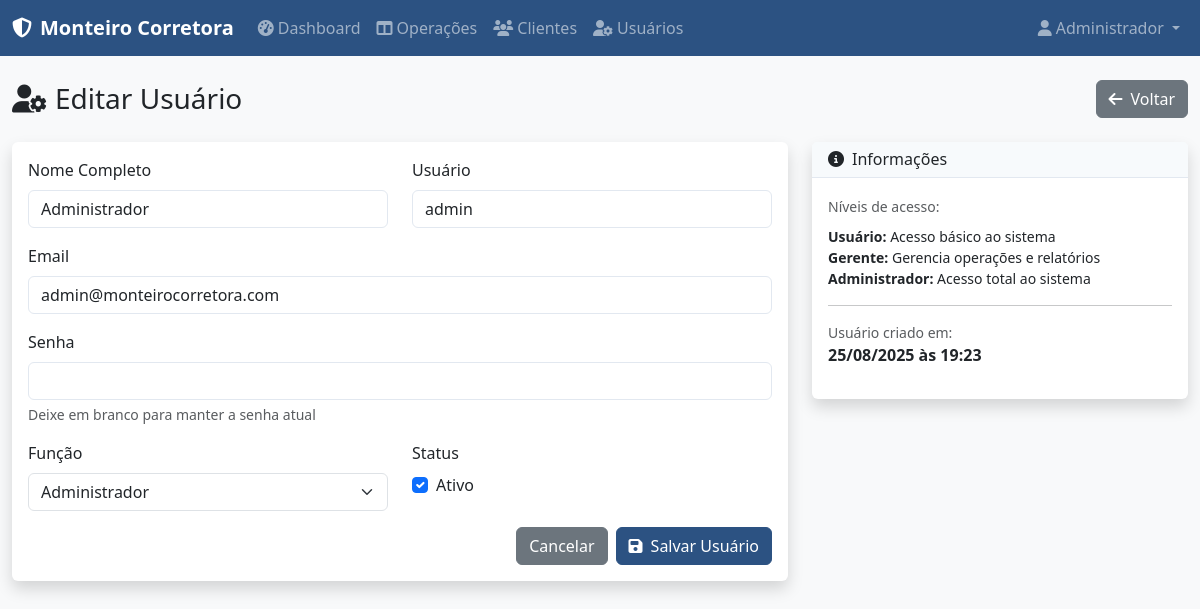
Screenshot of /users/1/edit (signed in) with the database file from the repository.
### models.py (models this page shows, shortened)
class User(UserMixin, db.Model):
    __tablename__ = 'users'
    id = db.Column(db.Integer, primary_key=True)
    username = db.Column(db.String(80), unique=True, nullable=False)
    email = db.Column(db.String(120), unique=True, nullable=False)
    name = db.Column(db.String(100), nullable=False)
    password_hash = db.Column(db.String(256), nullable=False)
    role = db.Column(db.String(20), default='user')  # admin, user
    active = db.Column(db.Boolean, default=True)
    created_at = db.Column(db.DateTime, default=datetime.utcnow)
    def is_admin(self):
        return self.role == 'admin'

### routes.py (the view, shortened to what this page needs)
@app.route('/users/<int:user_id>/edit', methods=['GET', 'POST'])
@login_required
def edit_user(user_id):
    if not current_user.is_admin():
        flash('Acesso negado. Apenas administradores podem editar usuários.', 'danger')
        return redirect(url_for('dashboard'))
    user = User.query.get_or_404(user_id)
    form = UserForm(obj=user)
    return render_template('user_form.html', form=form, title='Editar Usuário', user=user)

### forms.py
class UserForm(FlaskForm):
    username = StringField('Usuário', validators=[DataRequired(), Length(min=3, max=80)])
    email = StringField('Email', validators=[DataRequired(), Email(), Length(max=120)])
    name = StringField('Nome Completo', validators=[DataRequired(), Length(max=100)])
    password = PasswordField('Senha', validators=[Optional(), Length(min=6)])
    role = SelectField('Função', choices=[
        ('user', 'Usuário'),
        ('admin', 'Administrador')
    ], default='user')
    active = BooleanField('Ativo', default=True)

### app.py (called while the page is built)
@login_manager.user_loader
def load_user(user_id):
    from models import User
    return User.query.get(int(user_id))

### templates/user_form.html (shortened to what this page needs)
{% extends "base.html" %}
{% block content %}
<div class="row">
    <div class="col-12">
        <div class="d-flex justify-content-between align-items-center mb-4">
            <h1 class="h3 mb-0">
                <i class="fas fa-user-cog me-2"></i>{{ title }}
            </h1>
            <a href="{{ url_for('users') }}" class="btn btn-secondary">
                <i class="fas fa-arrow-left me-2"></i>Voltar
            </a>
        </div>
    </div>
</div>
<div class="row">
    <div class="col-lg-8">
        <div class="card shadow">
            <div class="card-body">
                <form method="POST">
                    <div class="row">
                        <div class="col-md-6">
                            <div class="mb-3">
                                {{ form.name.label(class="form-label") }}
                                {{ form.name(class="form-control") }}
                            </div>
                        </div>
                        <div class="col-md-6">
                            <div class="mb-3">
                                {{ form.username.label(class="form-label") }}
                                {{ form.username(class="form-control") }}
                            </div>
                        </div>
                    </div>
                    <div class="mb-3">
                        {{ form.email.label(class="form-label") }}
                        {{ form.email(class="form-control") }}
                    </div>
                    <div class="mb-3">
                        {{ form.password.label(class="form-label") }}
                        {{ form.password(class="form-control") }}
                        {% if user %}
                            <div class="form-text">Deixe em branco para manter a senha atual</div>
                        {% endif %}
                    </div>
                    <div class="row">
                        <div class="col-md-6">
                            <div class="mb-3">
                                {{ form.role.label(class="form-label") }}
                                {{ form.role(class="form-select") }}
                            </div>
                        </div>
                        <div class="col-md-6">
                            <div class="mb-3">
                                <label class="form-label">Status</label>
                                <div class="form-check">
                                    {{ form.active(class="form-check-input") }}
                                    {{ form.active.label(class="form-check-label") }}
                                </div>
                            </div>
                        </div>
                    </div>
                    <div class="d-flex justify-content-end gap-2">
                        <a href="{{ url_for('users') }}" class="btn btn-secondary">Cancelar</a>
                        <button type="submit" class="btn btn-primary">
                            <i class="fas fa-save me-2"></i>Salvar Usuário
                        </button>
                    </div>
                </form>
            </div>
        </div>
    </div>
    <div class="col-lg-4">
        <div class="card shadow">
            <div class="card-header">
                <h6 class="mb-0">
                    <i class="fas fa-info-circle me-2"></i>Informações
                </h6>
            </div>
            <div class="card-body">
                <div class="mb-3">
                    <small class="text-muted">Níveis de acesso:</small>
                    <ul class="list-unstyled mt-2 small">
                        <li><strong>Usuário:</strong> Acesso básico ao sistema</li>
                        <li><strong>Gerente:</strong> Gerencia operações e relatórios</li>
                        <li><strong>Administrador:</strong> Acesso total ao sistema</li>
                    </ul>
                </div>
                {% if user %}
                <hr>
                <div class="mb-3">
                    <small class="text-muted d-block">Usuário criado em:</small>
                    <strong>{{ user.created_at.strftime('%d/%m/%Y às %H:%M') }}</strong>
                </div>
                {% endif %}
            </div>
        </div>
    </div>
</div>
{% endblock %}

### templates/base.html (shortened to what this page needs)
<!DOCTYPE html>
<html lang="pt-BR">
<head>
    <link href="https://cdn.jsdelivr.net/npm/bootstrap@5.3.0/dist/css/bootstrap.min.css" rel="stylesheet">
    <link href="https://cdnjs.cloudflare.com/ajax/libs/font-awesome/6.4.0/css/all.min.css" rel="stylesheet">
    <link href="{{ url_for('static', filename='css/style.css') }}" rel="stylesheet">
</head>
<body>
    {% if current_user.is_authenticated %}
    <nav class="navbar navbar-expand-lg navbar-dark bg-primary">
        <div class="container-fluid">
            <a class="navbar-brand" href="{{ url_for('dashboard') }}">
                <i class="fas fa-shield-alt me-2"></i>Monteiro Corretora
            </a>
            <div class="collapse navbar-collapse" id="navbarNav">
                <ul class="navbar-nav me-auto">
                    <li class="nav-item">
                        <a class="nav-link" href="{{ url_for('dashboard') }}">
                            <i class="fas fa-tachometer-alt me-1"></i>Dashboard
                        </a>
                    </li>
                    <li class="nav-item">
                        <a class="nav-link" href="{{ url_for('kanban') }}">
                            <i class="fas fa-columns me-1"></i>Operações
                        </a>
                    </li>
                    <li class="nav-item">
                        <a class="nav-link" href="{{ url_for('clients') }}">
                            <i class="fas fa-users me-1"></i>Clientes
                        </a>
                    </li>
                    {% if current_user.is_admin() %}
                    <li class="nav-item">
                        <a class="nav-link" href="{{ url_for('users') }}">
                            <i class="fas fa-user-cog me-1"></i>Usuários
                        </a>
                    </li>
                    {% endif %}
                </ul>
                <ul class="navbar-nav">
                    <li class="nav-item dropdown">
                        <a class="nav-link dropdown-toggle" href="#" id="navbarDropdown" role="button" data-bs-toggle="dropdown">
                            <i class="fas fa-user me-1"></i>{{ current_user.name }}
                        </a>
                    </li>
                </ul>
            </div>
        </div>
    </nav>
    {% endif %}
    <main class="{% if current_user.is_authenticated %}container-fluid mt-4{% else %}d-flex align-items-center min-vh-100{% endif %}">
        {% block content %}{% endblock %}
    </main>
</body>
</html>

### static/css/style.css (style rules this page uses)
:root { --primary-color: #2c5282; --secondary-color: #68d391; --accent-color: #f56565; --dark-color: #2d3748; --light-color: #f7fafc; --border-color: #e2e8f0; }
body { font-family: 'Segoe UI', Tahoma, Geneva, Verdana, sans-serif; background-color: #f8f9fa; }
.navbar-brand { font-weight: 600; font-size: 1.25rem; }
.nav-link { transition: color 0.2s ease; }
.card { border: none; box-shadow: 0 0.125rem 0.25rem rgba(0, 0, 0, 0.075); transition: box-shadow 0.15s ease-in-out; }
.card-header { background-color: var(--light-color); border-bottom: 1px solid var(--border-color); font-weight: 600; }
.btn { font-weight: 500; border-radius: 0.375rem; transition: all 0.2s ease; }
.btn-primary { background-color: var(--primary-color); border-color: var(--primary-color); }
.form-control { border-radius: 0.375rem; border: 1px solid var(--border-color); transition: border-color 0.15s ease-in-out, box-shadow 0.15s ease-in-out; }
.form-select { border-radius: 0.375rem; }
.bg-primary { background-color: var(--primary-color) !important; }

### rows the page displays
User: name "Administrador", username "admin", email "admin@monteirocorretora.com", role "Administrador", active "☑", created_at "25/08/2025 às 19:23"

### other values shown
{{ title }} "Editar Usuário"
